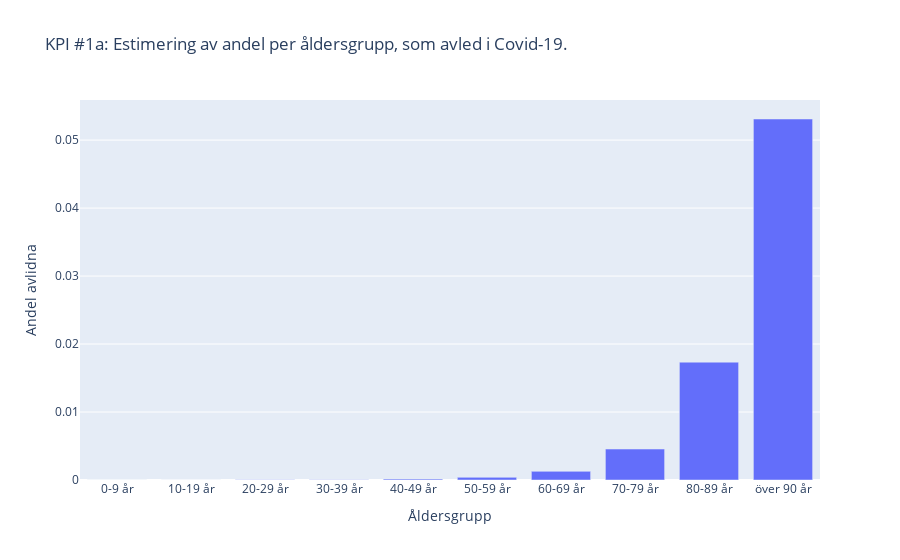

The notebook cell saved with this chart:
### Markdown cell above
KPI #1: Plottar med Plotly Express, andelen i varje ålderkategori som avled i Covid-19.

### Code cell
fig = px.bar(df_scb_fhm, x='Åldersgrupp', y='Andel avlidna', title="KPI #1a: Estimering av andel per åldersgrupp, som avled i Covid-19.")
fig.show()
fig.write_html("Visualiseringar/KPI_1a_estim_andel_avlidna.html")

### Figure 1 — Plotly figure (JSON) as saved in the notebook; plotly's stock layout.template omitted (floating-point values rounded to 4 significant figures)
{"data": [{"alignmentgroup": "True", "hovertemplate": "Åldersgrupp=%{x}<br>Andel avlidna=%{y}<extra></extra>", "legendgroup": "", "marker": {"color": "#636efa", "pattern": {"shape": ""}}, "name": "", "offsetgroup": "", "orientation": "v", "showlegend": false, "textposition": "auto", "type": "bar", "x": ["0-9 år", "10-19 år", "20-29 år", "30-39 år", "40-49 år", "50-59 år", "60-69 år", "70-79 år", "80-89 år", "över 90 år"], "xaxis": "x", "y": [1.42e-05, 7.291e-06, 3.274e-05, 4.813e-05, 0.0001322, 0.0003905, 0.001272, 0.004554, 0.01734, 0.0531], "yaxis": "y"}], "layout": {"barmode": "relative", "legend": {"tracegroupgap": 0}, "title": {"text": "KPI #1a: Estimering av andel per åldersgrupp, som avled i Covid-19."}, "xaxis": {"anchor": "y", "domain": [0, 1], "title": {"text": "Åldersgrupp"}}, "yaxis": {"anchor": "x", "domain": [0, 1], "title": {"text": "Andel avlidna"}}}}
